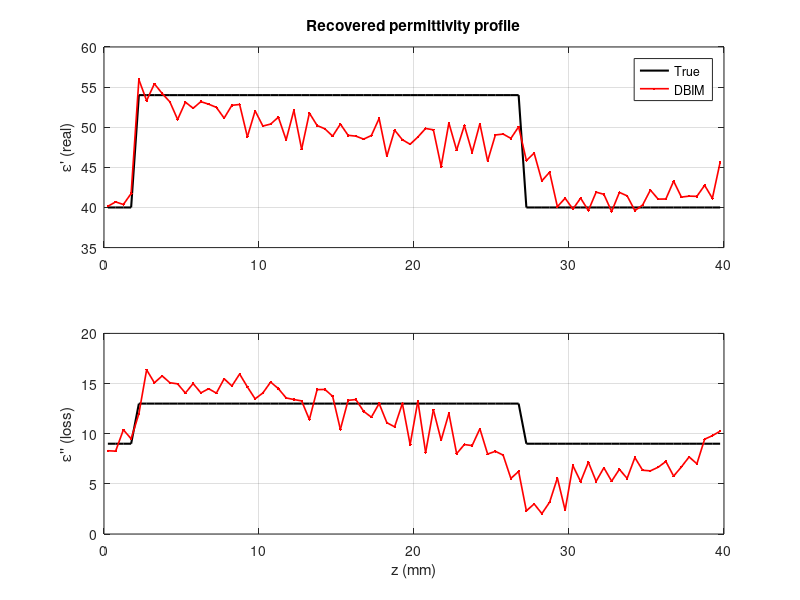
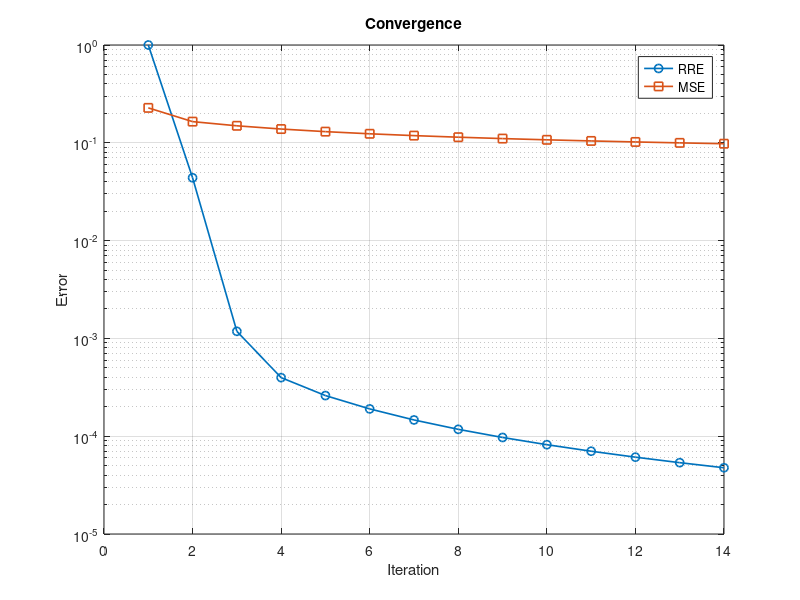

These charts were generated, in order, by the following MATLAB code:
clear; clc; close all;

fs_permittivity = 8.854187817e-12; 
fs_permeability = pi*4e-7;  
freq_list = (0.5:0.05:6.5)'*1e9; 
Nf = numel(freq_list);      
w = 2*pi*freq_list; 
eps_b = 40 - 9j;   
k_b = w*sqrt(fs_permeability*fs_permittivity*eps_b);  

layer_thickness = [0.002, 0.025, 0.002]; 
layer_eps = [eps_b, 54-13j, eps_b, eps_b];   
N = numel(layer_thickness) + 1;  
dist_sum = cumsum(layer_thickness);  
L = 0.04;


dz = 0.5e-3;   
Nc = round(L/dz);        
z = ((1:Nc)' - 0.5)*dz; 

dz_fwr = 0.1e-3;
Nc_fwr = round(L/dz_fwr);
z_fwr = ((1:Nc_fwr)' - 0.5)*dz_fwr;

eps_true = layer_eps(N)*ones(Nc, 1); 
% Masks for the layers
for n = 1:N-1   
    if n == 1
        startposition = 0; 
    else 
        startposition = dist_sum(n-1);
    end 
    eps_true((z >= startposition) & (z < dist_sum(n))) = layer_eps(n); 
end

for n = 1:N-1   
    if n == 1
        startposition = 0; 
    else 
        startposition = dist_sum(n-1);
    end 
    eps_fwr((z_fwr >= startposition) & (z_fwr < dist_sum(n))) = layer_eps(n); 
end

chi_fwr = (eps_fwr - eps_b) /eps_b; 
chi_true = (eps_true - eps_b) /eps_b; 


G_D = zeros(Nc, Nc, Nf); 
G_S = zeros(Nf, Nc);  
E_i = zeros(Nc, Nf); 

G_D_fwr = zeros(Nc, Nc, Nf); 
G_S_fwr = zeros(Nf, Nc);  
E_i_fwr = zeros(Nc, Nf); 
s = abs(z - z.'); 

for p = 1:Nf    
    

    G_D_fwr(:,:,p) = -1j*(k_b(p)*dz/2)*exp(-1j*k_b(p)*s);         
    G_D_fwr(1:Nf+1:end) = exp(-1j*k_b(p)*dz/2) - 1;    

    G_S_fwr(p,:) = (-1j*(k_b(p)*dz/2)*exp(-1j*k_b(p)*z)).';   
    E_i_fwr(:,p) = exp(-1j*k_b(p)*z);       
end

for p = 1:Nf    


    G_D(:,:,p) = -1j*(k_b(p)*dz/2)*exp(-1j*k_b(p)*s);         
    G_D(1:Nf+1:end) = exp(-1j*k_b(p)*dz/2) - 1;    

    G_S(p,:) = (-1j*(k_b(p)*dz/2)*exp(-1j*k_b(p)*z)).';   
    E_i(:,p) = exp(-1j*k_b(p)*z);       
end

I = eye(Nc);

% Bassed on eqs 3 & 4
E_s = zeros(Nf, 1);       
X_fwr = diag(chi_true);             
I_fwr = eye(Nc);    
for p = 1:Nf                
    E_t = (I_fwr - G_D_fwr(:,:,p)*X_fwr) \ E_i_fwr(:,p);     
    E_s(p) = G_S_fwr(p,:)*X_fwr*E_t;
end


% Steps 1 to 7 from Magdum paper
n_iter = 14;     
lambda = 1.0e-3;
R = I;
RRE = zeros(n_iter, 1);  
MSE = zeros(n_iter, 1);     

chi = zeros(Nc, 1); 

for n = 1:n_iter    
    X = diag(chi);
    E_b = E_i;  
    G_kernel = zeros(Nf, Nc);  
    h = zeros(Nf, 1);  
    for p = 1:Nf  %freq as incidence fields
        GD_p = G_D(:,:,p);   
        GS_p = G_S(p,:);

        E_b(:,p) = (I - GD_p*X) \ E_i(:,p);

        
        G_b = GS_p / (I - X*GD_p);

        G_kernel(p,:) = G_b*diag(E_b(:,p));

        h(p) = E_s(p) - GS_p*X*E_b(:,p);  
    end

    % eqs 33 & 34 BF
    RRE(n) = norm(h)^2/norm(E_s)^2; % Relative Residual error
    MSE(n) = norm(eps_b*(1+chi) - eps_true)/norm(eps_true); 

    % BF 11
    d_chi  = (G_kernel'*G_kernel + lambda*(R'*R)) \ (G_kernel'*h);  


    chi = chi + d_chi;  

    fprintf('Iteration %2d  RRE = %.3e  MSE = %.3f\n', n, RRE(n), MSE(n));
end 


eps_rec = eps_b*(1 + chi);  % contrast to permittivity
in_mus  = (z > 0.005) & (z < 0.025); 
fprintf('Muscle layer mean eps: calced %.1f %+.1fj  true %.1f %+.1fj\n', real(mean(eps_rec(in_mus))), ...
        imag(mean(eps_rec(in_mus))), real(layer_eps(2)), imag(layer_eps(2)));

E_s_final = zeros(Nf, 1);  
X = diag(chi);
for p = 1:Nf  
    E_t = (I - G_D(:,:,p)*X) \ E_i(:,p);  
    E_s_final(p) = G_S(p,:)*X*E_t; 
end

figure;               
subplot(2,1,1);
plot(z*1e3, real(eps_true), 'k-', 'LineWidth', 1.5); hold on; grid on;
plot(z*1e3, real(eps_rec), 'r.-', 'LineWidth', 1.2);
ylabel('\epsilon'' (real)'); legend('True', 'DBIM'); title('Recovered permittivity profile');
subplot(2,1,2);
plot(z*1e3, -imag(eps_true), 'k-', 'LineWidth', 1.5); hold on; grid on;
plot(z*1e3, -imag(eps_rec), 'r.-', 'LineWidth', 1.2);
xlabel('z (mm)'); ylabel('\epsilon'''' (loss)');

figure;
semilogy(1:n_iter, RRE, 'o-', 'LineWidth', 1.2); hold on; grid on;
plot(1:n_iter, MSE, 's-', 'LineWidth', 1.2);
xlabel('Iteration'); ylabel('Error'); legend('RRE', 'MSE'); title('Convergence');
